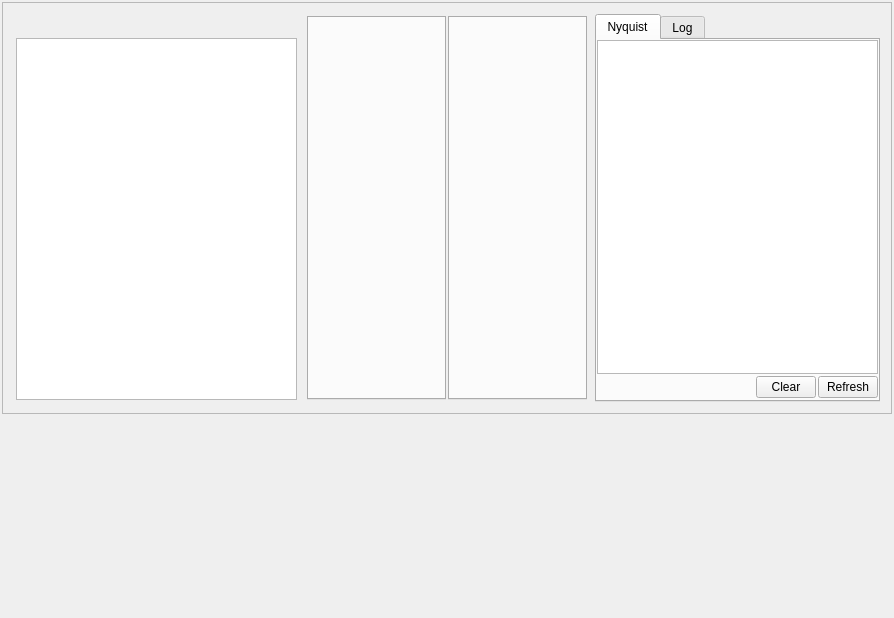
<?xml version="1.0" encoding="UTF-8"?>
<ui version="4.0">
 <class>MainWindow</class>
 <widget class="QMainWindow" name="MainWindow">
  <property name="geometry">
   <rect>
    <x>0</x>
    <y>0</y>
    <width>894</width>
    <height>618</height>
   </rect>
  </property>
  <property name="windowTitle">
   <string>ny-coder</string>
  </property>
  <property name="styleSheet">
   <string notr="true"/>
  </property>
  <widget class="QWidget" name="mainContainer">
   <property name="styleSheet">
    <string notr="true"/>
   </property>
   <layout class="QVBoxLayout" name="verticalLayout_3">
    <property name="spacing">
     <number>2</number>
    </property>
    <property name="leftMargin">
     <number>2</number>
    </property>
    <property name="topMargin">
     <number>2</number>
    </property>
    <property name="rightMargin">
     <number>2</number>
    </property>
    <property name="bottomMargin">
     <number>2</number>
    </property>
    <item>
     <widget class="QFrame" name="ideFrame">
      <property name="frameShape">
       <enum>QFrame::StyledPanel</enum>
      </property>
      <property name="frameShadow">
       <enum>QFrame::Raised</enum>
      </property>
      <layout class="QHBoxLayout" name="horizontalLayout">
       <item>
        <widget class="QFrame" name="navigatorPane">
         <property name="maximumSize">
          <size>
           <width>300</width>
           <height>16777215</height>
          </size>
         </property>
         <layout class="QVBoxLayout" name="verticalLayout">
          <property name="spacing">
           <number>2</number>
          </property>
          <property name="leftMargin">
           <number>2</number>
          </property>
          <property name="topMargin">
           <number>2</number>
          </property>
          <property name="rightMargin">
           <number>2</number>
          </property>
          <property name="bottomMargin">
           <number>2</number>
          </property>
          <item>
           <widget class="QFrame" name="transportPane">
            <property name="minimumSize">
             <size>
              <width>0</width>
              <height>20</height>
             </size>
            </property>
            <property name="frameShape">
             <enum>QFrame::NoFrame</enum>
            </property>
            <property name="frameShadow">
             <enum>QFrame::Plain</enum>
            </property>
           </widget>
          </item>
          <item>
           <widget class="QTreeView" name="projectStructureView">
            <property name="font">
             <font>
              <pointsize>12</pointsize>
             </font>
            </property>
           </widget>
          </item>
         </layout>
        </widget>
       </item>
       <item>
        <widget class="QFrame" name="editorPane">
         <property name="frameShape">
          <enum>QFrame::NoFrame</enum>
         </property>
         <property name="frameShadow">
          <enum>QFrame::Plain</enum>
         </property>
         <layout class="QHBoxLayout" name="horizontalLayout_3">
          <property name="spacing">
           <number>2</number>
          </property>
          <property name="leftMargin">
           <number>2</number>
          </property>
          <property name="topMargin">
           <number>2</number>
          </property>
          <property name="rightMargin">
           <number>2</number>
          </property>
          <property name="bottomMargin">
           <number>2</number>
          </property>
          <item>
           <widget class="QTabWidget" name="editorMain">
            <property name="styleSheet">
             <string notr="true"/>
            </property>
            <property name="currentIndex">
             <number>-1</number>
            </property>
           </widget>
          </item>
          <item>
           <widget class="QTabWidget" name="editorAdditional">
            <property name="currentIndex">
             <number>-1</number>
            </property>
           </widget>
          </item>
         </layout>
        </widget>
       </item>
       <item>
        <widget class="QTabWidget" name="outputPane">
         <property name="maximumSize">
          <size>
           <width>600</width>
           <height>16777215</height>
          </size>
         </property>
         <property name="styleSheet">
          <string notr="true"/>
         </property>
         <property name="currentIndex">
          <number>0</number>
         </property>
         <widget class="QWidget" name="outputNyquist">
          <attribute name="title">
           <string>Nyquist</string>
          </attribute>
          <layout class="QVBoxLayout" name="verticalLayout_2">
           <property name="spacing">
            <number>0</number>
           </property>
           <property name="leftMargin">
            <number>0</number>
           </property>
           <property name="topMargin">
            <number>0</number>
           </property>
           <property name="rightMargin">
            <number>0</number>
           </property>
           <property name="bottomMargin">
            <number>0</number>
           </property>
           <item>
            <widget class="QTextEdit" name="outputNyquistArea">
             <property name="acceptDrops">
              <bool>false</bool>
             </property>
             <property name="styleSheet">
              <string notr="true"/>
             </property>
             <property name="readOnly">
              <bool>true</bool>
             </property>
            </widget>
           </item>
           <item>
            <widget class="QFrame" name="frame">
             <property name="frameShape">
              <enum>QFrame::NoFrame</enum>
             </property>
             <property name="frameShadow">
              <enum>QFrame::Plain</enum>
             </property>
             <layout class="QHBoxLayout" name="horizontalLayout_4">
              <property name="spacing">
               <number>2</number>
              </property>
              <property name="leftMargin">
               <number>2</number>
              </property>
              <property name="topMargin">
               <number>2</number>
              </property>
              <property name="rightMargin">
               <number>0</number>
              </property>
              <property name="bottomMargin">
               <number>2</number>
              </property>
              <item>
               <spacer name="horizontalSpacer_2">
                <property name="orientation">
                 <enum>Qt::Horizontal</enum>
                </property>
                <property name="sizeHint" stdset="0">
                 <size>
                  <width>40</width>
                  <height>20</height>
                 </size>
                </property>
               </spacer>
              </item>
              <item>
               <widget class="QPushButton" name="clearOutput">
                <property name="maximumSize">
                 <size>
                  <width>60</width>
                  <height>60</height>
                 </size>
                </property>
                <property name="styleSheet">
                 <string notr="true"/>
                </property>
                <property name="text">
                 <string>Clear</string>
                </property>
               </widget>
              </item>
              <item>
               <widget class="QPushButton" name="refreshOutput">
                <property name="maximumSize">
                 <size>
                  <width>60</width>
                  <height>60</height>
                 </size>
                </property>
                <property name="styleSheet">
                 <string notr="true"/>
                </property>
                <property name="text">
                 <string>Refresh</string>
                </property>
               </widget>
              </item>
             </layout>
            </widget>
           </item>
          </layout>
         </widget>
         <widget class="QWidget" name="outputLog">
          <attribute name="title">
           <string>Log</string>
          </attribute>
          <layout class="QVBoxLayout" name="verticalLayout_4" stretch="0">
           <property name="spacing">
            <number>0</number>
           </property>
           <property name="leftMargin">
            <number>0</number>
           </property>
           <property name="topMargin">
            <number>0</number>
           </property>
           <property name="rightMargin">
            <number>0</number>
           </property>
           <property name="bottomMargin">
            <number>0</number>
           </property>
           <item>
            <widget class="QTextEdit" name="outputLogArea"/>
           </item>
          </layout>
         </widget>
        </widget>
       </item>
      </layout>
     </widget>
    </item>
    <item>
     <widget class="QWidget" name="plotter" native="true">
      <property name="minimumSize">
       <size>
        <width>100</width>
        <height>200</height>
       </size>
      </property>
     </widget>
    </item>
   </layout>
  </widget>
 </widget>
 <layoutdefault spacing="6" margin="11"/>
 <resources/>
 <connections/>
</ui>
